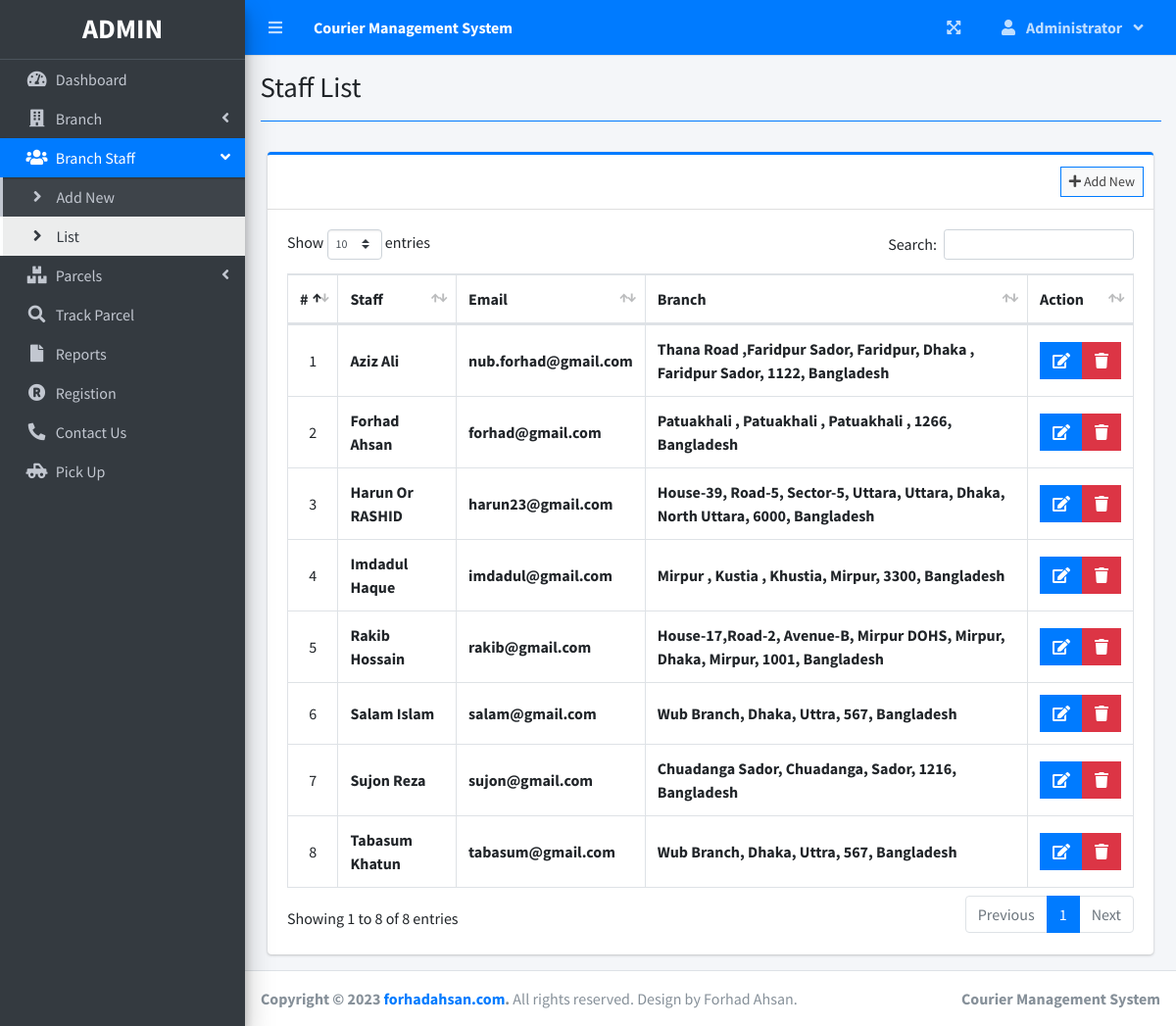
The page /index.php?page=staff_list (signed in) on the database its author committed.
### tables this page shows
CREATE TABLE `users` (
  `id` int(30) NOT NULL,
  `firstname` varchar(200) NOT NULL,
  `lastname` varchar(200) NOT NULL,
  `email` varchar(200) NOT NULL,
  `password` text NOT NULL,
  `type` tinyint(1) NOT NULL DEFAULT 2 COMMENT '1 = admin, 2 = staff',
  `branch_id` int(30) NOT NULL,
  `date_created` datetime NOT NULL DEFAULT current_timestamp()
);

### staff_list.php (the view, shortened to what this page needs)
<?php include'db_connect.php' ?>
<div class="col-lg-12">
	<div class="card card-outline card-primary">
		<div class="card-header">
			<div class="card-tools">
				<a class="btn btn-block btn-sm btn-default btn-flat border-primary " href="./index.php?page=new_staff"><i class="fa fa-plus"></i> Add New</a>
			</div>
		</div>
		<div class="card-body">
			<table class="table tabe-hover table-bordered" id="list">
				<!-- <colgroup>
					<col width="5%">
					<col width="15%">
					<col width="25%">
					<col width="25%">
					<col width="15%">
				</colgroup> -->
				<thead>
					<tr>
						<th class="text-center">#</th>
						<th>Staff</th>
						<th>Email</th>
						<th>Branch</th>
						<th>Action</th>
					</tr>
				</thead>
				<tbody>
					<?php
					$i = 1;
					$qry = $conn->query("SELECT u.*,concat(u.firstname,' ',u.lastname) as name,concat(b.street,', ',b.city,', ',b.state,', ',b.zip_code,', ',b.country) as baddress FROM users u inner join branches b on b.id = u.branch_id where u.type = 2 order by concat(u.firstname,' ',u.lastname) asc ");
					while($row= $qry->fetch_assoc()):
					?>
					<tr>
						<td class="text-center"><?php echo $i++ ?></td>
						<td><b><?php echo ucwords($row['name']) ?></b></td>
						<td><b><?php echo ($row['email']) ?></b></td>
						<td><b><?php echo ucwords($row['baddress']) ?></b></td>
						<td class="text-center">
		                    <div class="btn-group">
		                        <a href="index.php?page=edit_staff&id=<?php echo $row['id'] ?>" class="btn btn-primary btn-flat ">
		                          <i class="fas fa-edit"></i>
		                        </a>
		                        <button type="button" class="btn btn-danger btn-flat delete_staff" data-id="<?php echo $row['id'] ?>">
		                          <i class="fas fa-trash"></i>
		                        </button>
	                      </div>
						</td>
					</tr>
				<?php endwhile; ?>
				</tbody>
			</table>
		</div>
	</div>
</div>

### staff_list.php (style rules this page uses)
table td { vertical-align: middle !important; }

### rows shown on the page
users: name "Aziz Ali", email "nub.forhad@gmail.com", baddress "Thana Road ,Faridpur Sador, Faridpur, Dhaka , Faridpur Sador, 1122, Bangladesh"
users: name "Forhad Ahsan", email "forhad@gmail.com", baddress "Patuakhali , Patuakhali , Patuakhali , 1266, Bangladesh"
users: name "Harun Or RASHID", email "harun23@gmail.com", baddress "House-39, Road-5, Sector-5, Uttara, Uttara, Dhaka, North Uttara, 6000, Bangladesh"
users: name "Imdadul Haque", email "imdadul@gmail.com", baddress "Mirpur , Kustia , Khustia, Mirpur, 3300, Bangladesh"
users: name "Rakib Hossain", email "rakib@gmail.com", baddress "House-17,Road-2, Avenue-B, Mirpur DOHS, Mirpur, Dhaka, Mirpur, 1001, Bangladesh"
users: name "Salam Islam", email "salam@gmail.com", baddress "Wub Branch, Dhaka, Uttra, 567, Bangladesh"
users: name "Sujon Reza", email "sujon@gmail.com", baddress "Chuadanga Sador, Chuadanga, Sador, 1216, Bangladesh"
users: name "Tabasum Khatun", email "tabasum@gmail.com", baddress "Wub Branch, Dhaka, Uttra, 567, Bangladesh"

### other values the page prints
$_SESSION['system']['name'] "Courier Management System"
$_SESSION['login_firstname'] "Administrator"
$title "Staff List"
